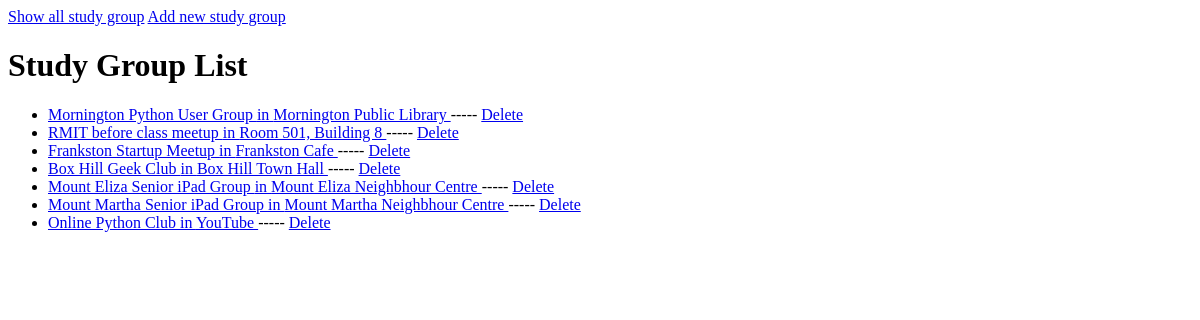
/courses/groups, run on an earlier commit of the app's database.
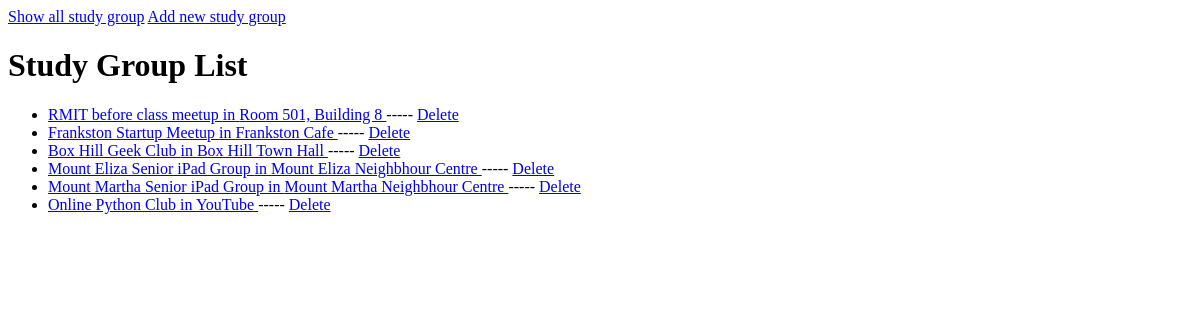
And on a later commit of the database.
### courses/models.py (models this page shows, shortened)
class StudyGroup(models.Model):
    name = models.CharField(max_length=255)
    location = models.CharField(max_length=255)
    next_at = models.DateTimeField()
    host = models.ForeignKey(User, on_delete=models.CASCADE)

### courses/views.py (the view)
# urls.py: path("groups", views.StudyGroupListView.as_view(), name="list"),
class StudyGroupListView(ListView):
    model = StudyGroup

### courses/templates/courses/studygroup_list.html
{% extends "courses/base.html" %}
{% block content %}
<h1>Study Group List</h1>
<ul>
{% for group in object_list %}
    <li>
        <a href="{% url "courses:update" pk=group.pk %}">{{ group.name }} in {{ group.location }} </a>
        -----
        <a href="{% url "courses:delete" pk=group.pk %}">Delete</a>
    </li>
{% empty %}
    <li>No study group yet.</li>
{% endfor %}
</ul>
{% endblock %}

What changed in the data, as far as the page shows it:
removed StudyGroup: name "Mornington Python User Group", location "Mornington Public Library"
